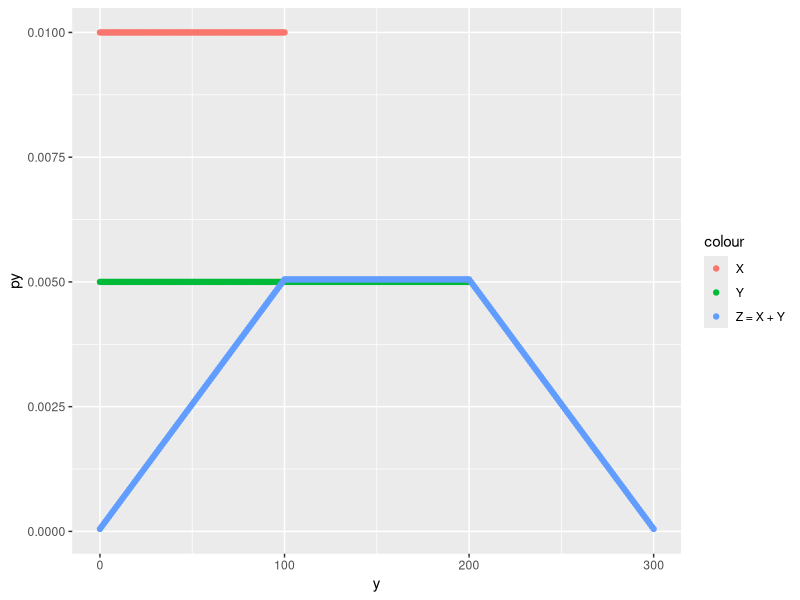
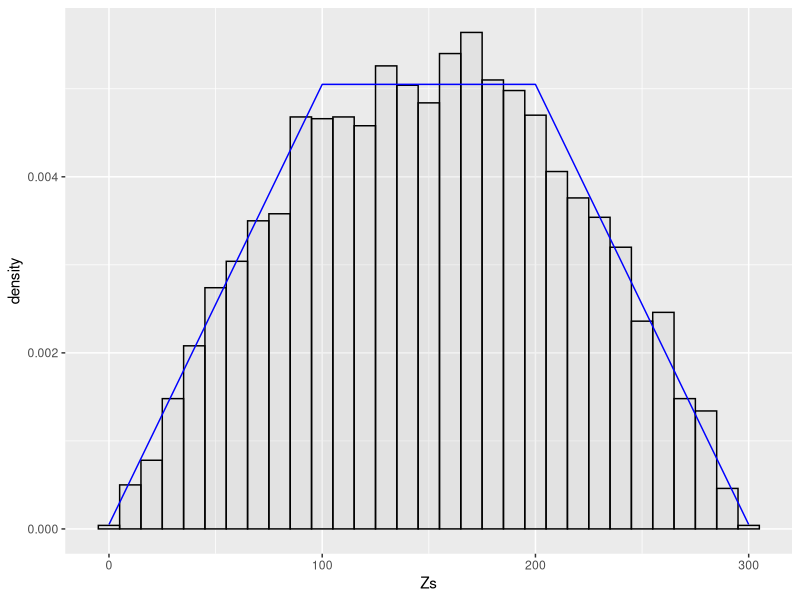
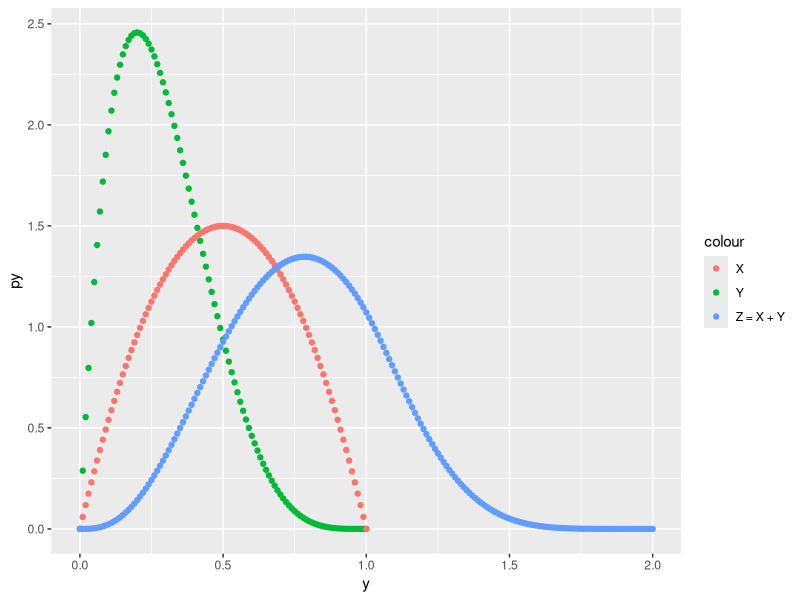
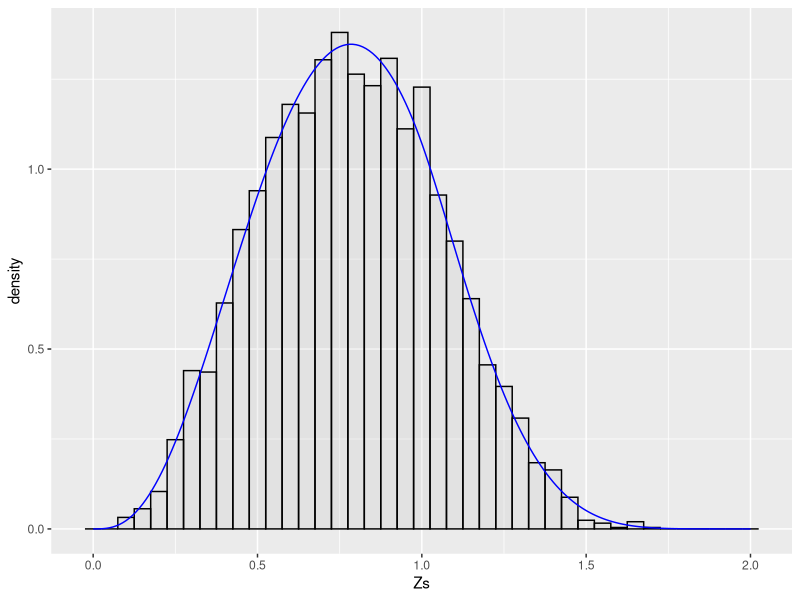
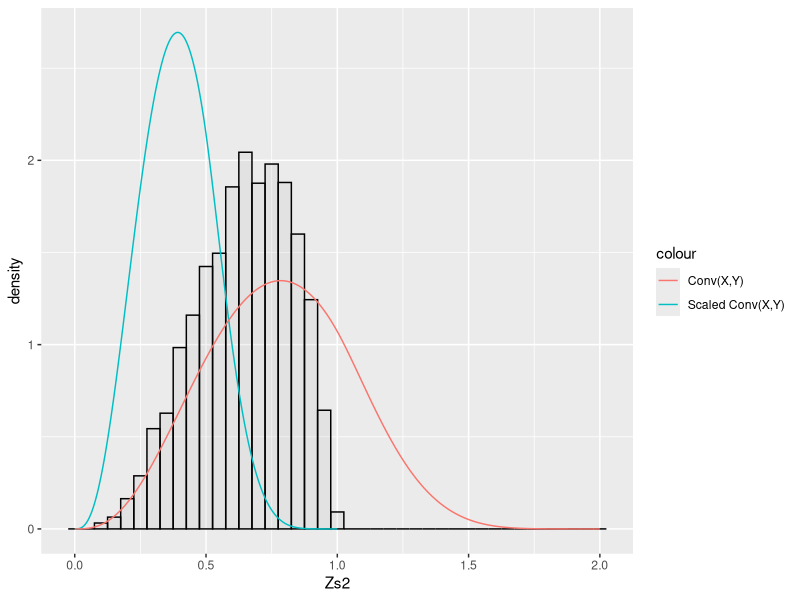

The R script that drew these images, in order:
library(ggplot2)

#
# Part 1: Z = X + Y (Discrete Uniform Distributions)
# Following parameters are equivalent to Part 2 with U[0,1] parameters
# xStart = 0
# xEnd = 1
# yStart = 0
# yEnd = 1
# delta = 0.01
#
xStart = 0
xEnd = 100
yStart = 0
yEnd = 200
delta = 1

Xdf = data.frame(x = seq(xStart, xEnd, delta),
                 px = dunif(seq(xStart, xEnd, delta), xStart, xEnd))

Ydf = data.frame(y = seq(yStart, yEnd, delta),
                 py = dunif(seq(yStart, yEnd, delta), yStart, yEnd))

# Get theoretical distribution of Z = X + Y using convolve
Zdf = data.frame(z = seq((xStart + yStart), (xEnd + yEnd), delta),
                 pz = delta * convolve(Ydf$py, Xdf$px, type = "o"))

ggplot() +
  geom_point(data = Ydf, 
             mapping = aes(x = y, y = py, color = "Y")) +
  geom_point(data = Xdf, 
             mapping = aes(x = x, y = px, color = "X")) +
  geom_point(data = Zdf, 
             mapping = aes(x = z, y = pz, color = "Z = X + Y"))

# Now compare to sampling Z directly
N = 5000
Xs = runif(N, xStart, xEnd)
Ys = runif(N, yStart, yEnd)
Zs = Xs + Ys

ggplot() +
  geom_histogram(data = as.data.frame(Zs),
                 mapping = aes(x = Zs, y = ..density..),
                 binwidth = delta * 10,
                 fill = "grey",
                 color = "black",
                 alpha = 0.2) +
  geom_line(data = Zdf,
            mapping = aes(z, pz),
            color = "blue")

#
# Part 2: Z = X + Y (Beta Distributions, set alpha = beta = 1 for U[0,1])
#
xalpha = 2
xbeta = 2
yalpha = 2
ybeta = 5
bdelta = 0.01
Xdf = data.frame(x = seq(0, 1, bdelta),
                 px = dbeta(seq(0, 1, bdelta), xalpha, xbeta))

Ydf = data.frame(y = seq(0, 1, bdelta),
                 py = dbeta(seq(0, 1, bdelta), yalpha, ybeta))

# Get theoretical distribution of Z = X + Y using convolve
Zdf = data.frame(z = seq((min(Xdf$x) + min(Ydf$y)), (max(Xdf$x) + max(Ydf$y)), bdelta),
                 pz = bdelta * convolve(Ydf$py, Xdf$px, type = "o"))

ggplot() +
  geom_point(data = Ydf, 
             mapping = aes(x = y, y = py, color = "Y")) +
  geom_point(data = Xdf, 
             mapping = aes(x = x, y = px, color = "X")) +
  geom_point(data = Zdf, 
             mapping = aes(x = z, y = pz, color = "Z = X + Y"))


# Now compare to sampling Z directly
N = 5000
Xs = rbeta(N, xalpha, xbeta)
Ys = rbeta(N, yalpha, ybeta)
Zs = Xs + Ys

ggplot() +
  geom_histogram(data = as.data.frame(Zs),
                 mapping = aes(x = Zs, y = ..density..),
                 binwidth = 0.05,
                 fill = "grey",
                 color = "black",
                 alpha = 0.2) +
  geom_line(data = Zdf,
            mapping = aes(z, pz),
            color = "blue")

#
# Part 3: Z = X + Y - X*Y (Sum of Probabilities)
# X, Y, Z now represent distributions of probabilities
#

# Can we just scale support of Zdf to [0,1]?  Doesn't look like we can...
Zdf_scaled = data.frame(z = Zdf$z/2,
                        pz = 2*Zdf$pz)

Zs2 = Xs + Ys - (Xs * Ys)

ggplot() +
  geom_histogram(data = as.data.frame(Zs2),
                 mapping = aes(x = Zs2, y = ..density..),
                 binwidth = 0.05,
                 fill = "grey",
                 color = "black",
                 alpha = 0.2) +
  geom_line(data = Zdf_scaled,
            mapping = aes(z, pz, color = "Scaled Conv(X,Y)")) +
  geom_line(data = Zdf,
            mapping = aes(z, pz, color = "Conv(X,Y)"))


#
# Part 4: TBD - something other than ordinary convolution to calculate
#               theoretical distribution of Z = X + Y - X*Y
#
